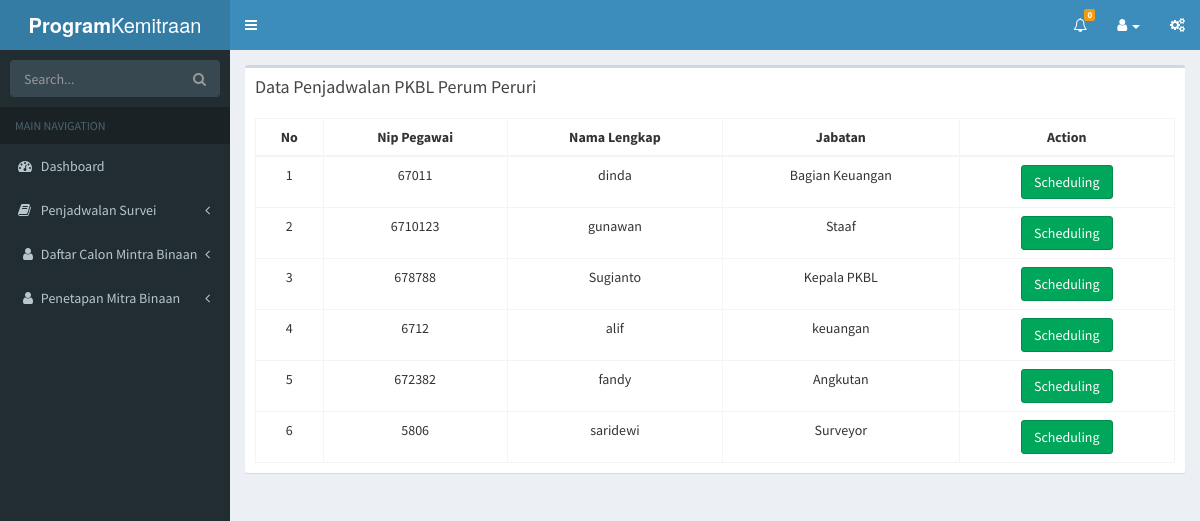
/index.php/penjadwalan/dpenjadwalan, run on the app's committed database.
### tables this page shows
CREATE TABLE `pegawai` (
  `idpegawai` int(20) NOT NULL,
  `np_pegawai` int(30) NOT NULL,
  `nama_pegawai` varchar(30) NOT NULL,
  `nohp_pegawai` varchar(30) NOT NULL,
  `email` varchar(50) NOT NULL,
  `s_jabatan` varchar(50) NOT NULL,
  `status` varchar(40) DEFAULT NULL
);

### application/controllers/penjadwalan.php (called while the page is built, shortened)
<?php
class Penjadwalan extends CI_Controller{
	function __construct(){
		$this->load->model('m_penjadwalan');
		$this->load->model('m_petugas');
		$this->load->model('mnotifikasi');
		$this->load->helper('url','form');
		$this->load->library('m_pdf');
	}
	function dpenjadwalan(){
		$data['title'] = 'Notifikasi PKBL Perum Peruri';
        $data['jlhnotif'] =$this->mnotifikasi->notif_count1();
        $data['notifikasi'] =$this->mnotifikasi->getnotifikasi1();
		$data['qry']=$this->m_petugas->getPetugas()->result();
		$this->load->view('jadwalpetugas',$data);
	}
}
?>

### index.php (called while the page is built, shortened)
<?php
require_once BASEPATH.'core/CodeIgniter.php';

### application/models/m_petugas.php (called while the page is built, shortened)
<?php
class M_petugas extends CI_Model{
	function getPetugas(){
		$query=$this->db->query('select *from pegawai');
		return $query;
	}
}
?>

### application/views/jadwalpetugas.php (the view, shortened to what this page needs)
<!DOCTYPE html>
<html>
<head>
  <link rel="stylesheet" href="<?php echo base_url(); ?>asset/bootstrap/css/bootstrap.min.css">
  <link rel="stylesheet" href="https://cdnjs.cloudflare.com/ajax/libs/font-awesome/4.5.0/css/font-awesome.min.css">
  <link rel="stylesheet" href="https://cdnjs.cloudflare.com/ajax/libs/ionicons/2.0.1/css/ionicons.min.css">
  <link rel="stylesheet" href="<?php echo base_url(); ?>asset/dist/css/AdminLTE.min.css">
  <link rel="stylesheet" href="<?php echo base_url(); ?>asset/dist/css/skins/_all-skins.min.css">
</head>
<body class="hold-transition skin-blue sidebar-mini">
<div class="wrapper">
  <header class="main-header">
    <a href="index2.html" class="logo">
      <span class="logo-lg"><b>Program</b>Kemitraan</span>
    </a>
    <nav class="navbar navbar-static-top">
      <a href="#" class="sidebar-toggle" data-toggle="offcanvas" role="button">
      </a>
      <div class="navbar-custom-menu">
        <ul class="nav navbar-nav">
             <li class="dropdown notifications-menu">
            <a href="#" class="dropdown-toggle" data-toggle="dropdown">
              <i class="fa fa-bell-o"></i>
              <span class="label label-warning" id="load_row2"><?=$jlhnotif?></span>
            </a>
              </li>
            </ul>
          <li class="dropdown">
                    <a href="#" class="dropdown-toggle" data-toggle="dropdown"><i class="fa fa-user"></i> <?php echo $this->session->userdata('username'); ?>  <b class="caret"></b></a>
                </li>
          <li>
            <a href="#" data-toggle="control-sidebar"><i class="fa fa-gears"></i></a>
          </li>
      </div>
    </nav>
  </header>
  <aside class="main-sidebar">
     <section class="sidebar">
      <form action="#" method="get" class="sidebar-form">
        <div class="input-group">
          <input type="text" name="q" class="form-control" placeholder="Search...">
              <span class="input-group-btn">
                <button type="submit" name="search" id="search-btn" class="btn btn-flat"><i class="fa fa-search"></i>
                </button>
              </span>
        </div>
      </form>
          <ul class="sidebar-menu">
        <li class="header">MAIN NAVIGATION</li>
        <li class="treeview">
          <a href="<?php echo base_url()."index.php/dashboard/kepala_pkbl"; ?>">
            <i class=" fa fa-dashboard "></i> <span>Dashboard</span>
          </a>
        </li>
        <li class="treeview">
          <a href="#">
            <i class=" fa  fa-book "></i> <span>Penjadwalan Survei</span>
            <span class="pull-right-container">
              <i class="fa fa-angle-left pull-right"></i>
            </span>
          </a>
        </li>
        <li class="treeview">
          <a href="#">
            <i class="fa fa-fw fa-user"></i> <span>Daftar Calon Mintra Binaan</span>
            <span class="pull-right-container">
              <i class="fa fa-angle-left pull-right"></i>
            </span>
          </a>
        </li>
        <li class="treeview">
          <a href="#">
            <i class="fa fa-fw fa-user"></i> <span>Penetapan Mitra Binaan</span>
            <span class="pull-right-container">
              <i class="fa fa-angle-left pull-right"></i>
            </span>
          </a>
        </li>
        </ul>
    </section>
  </aside>
  <div class="content-wrapper">
    <section class="content">
      <div class="row">
        <div class="col-xs-12">
          <div class="box">
            <div class="box-header">
              <h3 class="box-title">Data Penjadwalan PKBL Perum Peruri</h3>
            </div>
            <div class="box-body">
              <table id="example2" class="table table-bordered table-hover">
                    <thead>
                      <tr>
					              <th><center>No</center></th>
                        <th><center>Nip Pegawai</center></th>
                        <th><center>Nama Lengkap</center></th>
                        <th><center>Jabatan</center></th>
                          <th style='text-align:center;'>Action</th>
                      </tr>
                    </thead>
                    <tbody>
	                <?php
						$nomer=0;
						foreach ($qry as $data) {
								$nomer++;
								?>
					            <tr>
								      <td><center><?php echo $nomer?></center></td>
                      <td><center><?php echo $data->np_pegawai?></center></td>
					            <td><center><?php echo $data->nama_pegawai?></center></td>
                      <td><center><?php echo $data->s_jabatan?></center></td>
                      <td><center><?php if( $data->status !="Telah Terjadwalkan"){
                      echo anchor('penjadwalan/penjadwalan/'.$data->idpegawai,'<input type="button" class="btn btn-success" value="Scheduling"');
	                }else{
                    echo anchor('penjadwalan/penjadwalan/'.$data->idpegawai,'<input type="button" class="btn btn-success" disabled value="Scheduling"');
                  }
              ?></center>
					     </td>
                </tr>
					        <?php } ?>
				    </tbody>
                  </table>
                </div>
              </div>
            </div>
          </div>
        </section>
      </div>
</body>
</html>

### data on the page
pegawai: np_pegawai "67011", nama_pegawai "dinda", s_jabatan "Bagian Keuangan"
pegawai: np_pegawai "6710123", nama_pegawai "gunawan", s_jabatan "Staaf"
pegawai: np_pegawai "678788", nama_pegawai "Sugianto", s_jabatan "Kepala PKBL"
pegawai: np_pegawai "6712", nama_pegawai "alif", s_jabatan "keuangan"
pegawai: np_pegawai "672382", nama_pegawai "fandy", s_jabatan "Angkutan"
pegawai: np_pegawai "5806", nama_pegawai "saridewi", s_jabatan "Surveyor"

### other printed values
$jlhnotif "0"
